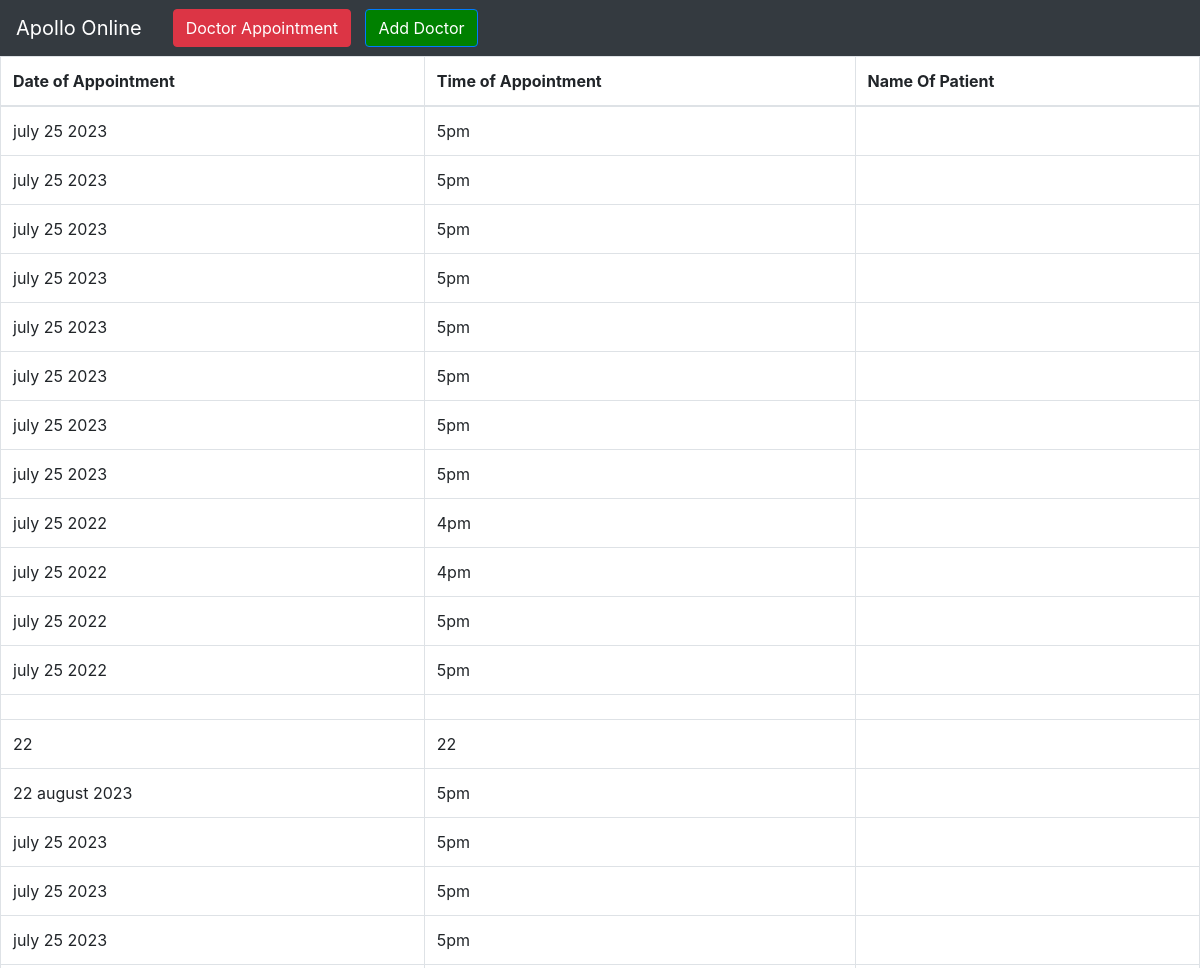
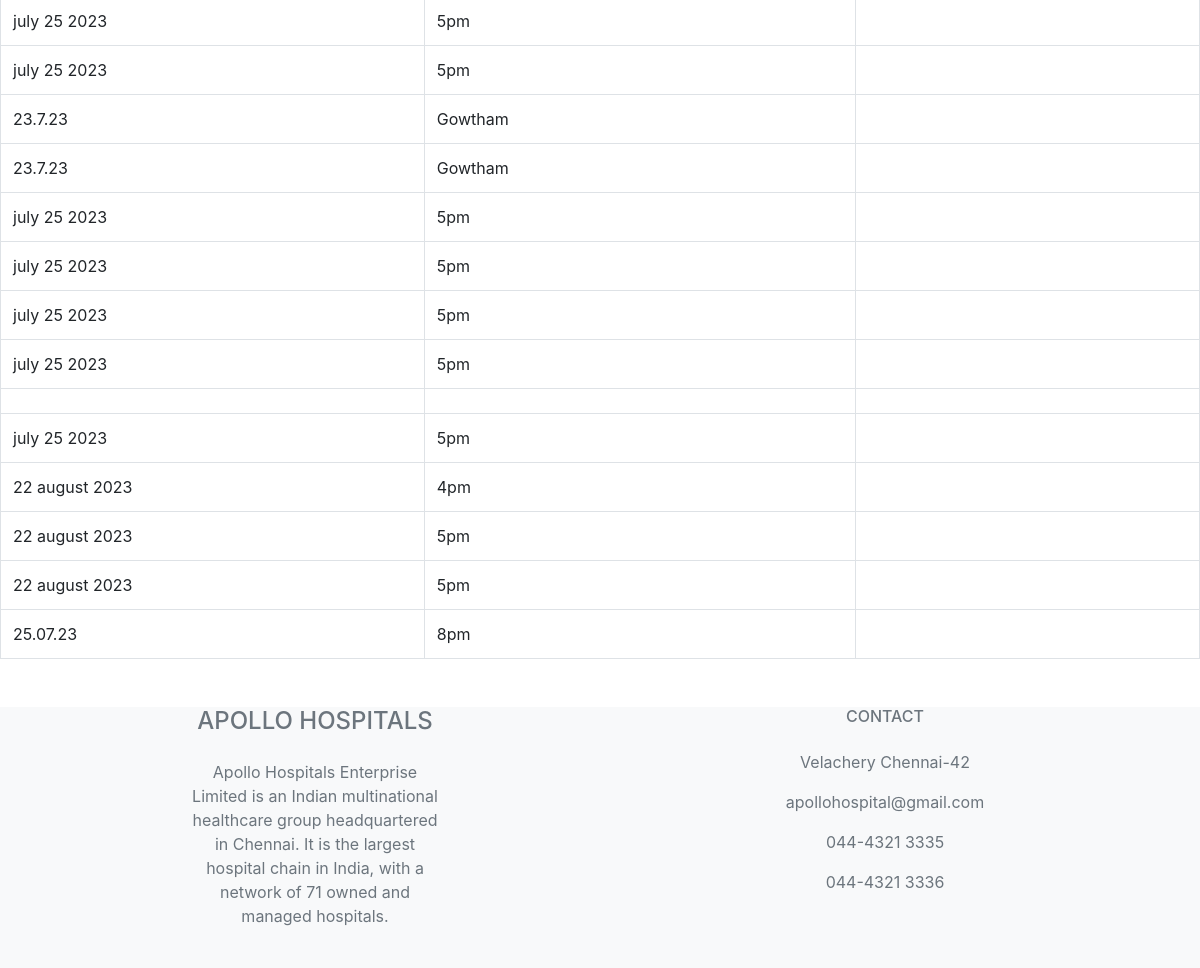
The page /listAppointment on the database its author committed (2 pictures, top to bottom).
### djangoapp/models.py (models this page shows, shortened)
class appointmentDetails(models.Model):
    appDate = models.CharField(max_length = 200)
    appTime = models.CharField(max_length = 200)
    patName = models.CharField(max_length = 200)

### djangoapp/views.py (the view)
# urls.py: path('listAppointment',views.listAppointment,name='listAppointment')
def listAppointment(request):
    data=appointmentDetails.objects.all()
    return render(request,'doctor.html',{'appData':data})

### djangoapp/templates/doctor.html (shortened to what this page needs)
<!DOCTYPE html>
<html>
    <head>
        <link rel="stylesheet" href="https://cdn.jsdelivr.net/npm/bootstrap@4.6.2/dist/css/bootstrap.min.css">
  <link rel="stylesheet" href="https://cdn.jsdelivr.net/npm/bootstrap@4.6.2/dist/css/bootstrap.min.css">
    </head>
    <body>
    <nav class="navbar navbar-expand-sm bg-dark navbar-dark">
  <a class="navbar-brand" href="#">Apollo Online</a>
  <div class="col-sm-8">
              <button type="button" class="btn btn-danger" data-toggle="modal" data-target="#myModal" style="margin-right: 10px;">
                Doctor Appointment
              </button>
              <button type="button" class="btn btn-primary " data-toggle="modal" data-target="#ModalLoginForm" style="background-color: green;">
                Add Doctor
            </button>
</div>
</nav>
<table class="table table-bordered">
    <thead>
      <tr>
        <th>Date of Appointment</th>
        <th>Time of Appointment</th>
        <th>Name Of Patient</th>
      </tr>
    </thead>
    <tbody>
      {% for x in appData %}
      <tr>
        <td>{{ x.appDate }}</td>
        <td>{{ x.appTime }}</td>
        <td>{{ x.patName }}</td>
      </tr>
      {% endfor %}
    </tbody>
</table>
<footer class="text-center text-lg-start bg-light text-muted">
    <section class="">
      <div class="container text-center text-md-start mt-5">
        <div class="row mt-3">
          <div class="col-md-3 col-lg-4 col-xl-3 mx-auto mb-4">
            <h4 class="text-uppercase fw-bold mb-4">
              Apollo Hospitals
            </h4>
            <p>
                Apollo Hospitals Enterprise Limited is an Indian multinational healthcare group headquartered in Chennai. It is the largest hospital chain in India, with a network of 71 owned and managed hospitals.
            </p>
          </div>
          <div class="col-md-4 col-lg-3 col-xl-3 mx-auto mb-md-0 mb-4">
            <h6 class="text-uppercase fw-bold mb-4">Contact</h6>
            <p> Velachery Chennai-42</p>
            <p>
              apollohospital@gmail.com
            </p>
            <p> 044-4321 3335</p>
            <p> 044-4321 3336</p>
          </div>
        </div>
      </div>
    </section>
 </footer>
    </body>
</html>

### rows shown on the page
appointmentDetails: appDate "july 25 2023", appTime "5pm"
appointmentDetails: appDate "july 25 2023", appTime "5pm"
appointmentDetails: appDate "july 25 2023", appTime "5pm"
appointmentDetails: appDate "july 25 2023", appTime "5pm"
appointmentDetails: appDate "july 25 2023", appTime "5pm"
appointmentDetails: appDate "july 25 2023", appTime "5pm"
appointmentDetails: appDate "july 25 2023", appTime "5pm"
appointmentDetails: appDate "july 25 2023", appTime "5pm"
appointmentDetails: appDate "july 25 2022", appTime "4pm"
appointmentDetails: appDate "july 25 2022", appTime "4pm"
appointmentDetails: appDate "july 25 2022", appTime "5pm"
appointmentDetails: appDate "july 25 2022", appTime "5pm"
appointmentDetails: appDate "22", appTime "22"
appointmentDetails: appDate "22 august 2023", appTime "5pm"
appointmentDetails: appDate "july 25 2023", appTime "5pm"
appointmentDetails: appDate "july 25 2023", appTime "5pm"
appointmentDetails: appDate "july 25 2023", appTime "5pm"
appointmentDetails: appDate "july 25 2023", appTime "5pm"
appointmentDetails: appDate "july 25 2023", appTime "5pm"
appointmentDetails: appDate "23.7.23", appTime "Gowtham"
appointmentDetails: appDate "23.7.23", appTime "Gowtham"
appointmentDetails: appDate "july 25 2023", appTime "5pm"
appointmentDetails: appDate "july 25 2023", appTime "5pm"
appointmentDetails: appDate "july 25 2023", appTime "5pm"
appointmentDetails: appDate "july 25 2023", appTime "5pm"
appointmentDetails: appDate "july 25 2023", appTime "5pm"
appointmentDetails: appDate "22 august 2023", appTime "4pm"
appointmentDetails: appDate "22 august 2023", appTime "5pm"
appointmentDetails: appDate "22 august 2023", appTime "5pm"
appointmentDetails: appDate "25.07.23", appTime "8pm"
